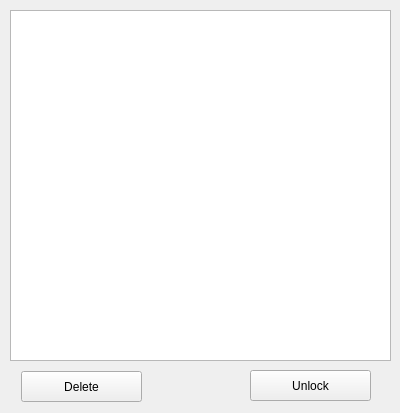
<?xml version="1.0" encoding="UTF-8"?>
<ui version="4.0">
 <class>Kernel_Force_Delete_R3Class</class>
 <widget class="QMainWindow" name="Kernel_Force_Delete_R3Class">
  <property name="geometry">
   <rect>
    <x>0</x>
    <y>0</y>
    <width>400</width>
    <height>413</height>
   </rect>
  </property>
  <property name="windowTitle">
   <string>Kernel_Force_Delete_R3</string>
  </property>
  <widget class="QWidget" name="centralWidget">
   <widget class="QPushButton" name="Delete_pushButton">
    <property name="geometry">
     <rect>
      <x>21</x>
      <y>371</y>
      <width>121</width>
      <height>31</height>
     </rect>
    </property>
    <property name="text">
     <string>Delete</string>
    </property>
   </widget>
   <widget class="QPushButton" name="Unlock_pushButton">
    <property name="geometry">
     <rect>
      <x>250</x>
      <y>370</y>
      <width>121</width>
      <height>31</height>
     </rect>
    </property>
    <property name="text">
     <string>Unlock</string>
    </property>
   </widget>
   <widget class="QTableView" name="tableView">
    <property name="geometry">
     <rect>
      <x>10</x>
      <y>10</y>
      <width>381</width>
      <height>351</height>
     </rect>
    </property>
   </widget>
  </widget>
 </widget>
 <layoutdefault spacing="6" margin="11"/>
 <resources>
  <include location="Kernel_Force_Delete_R3.qrc"/>
 </resources>
 <connections/>
</ui>
